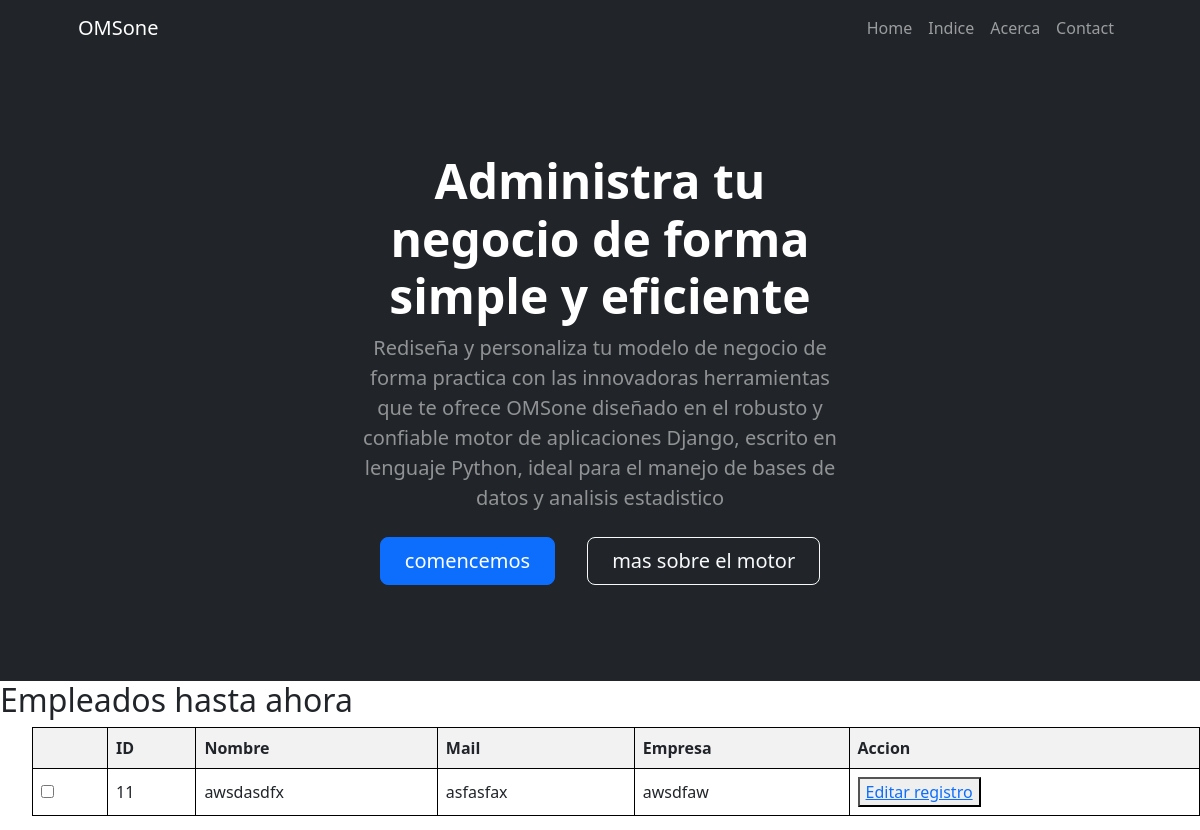
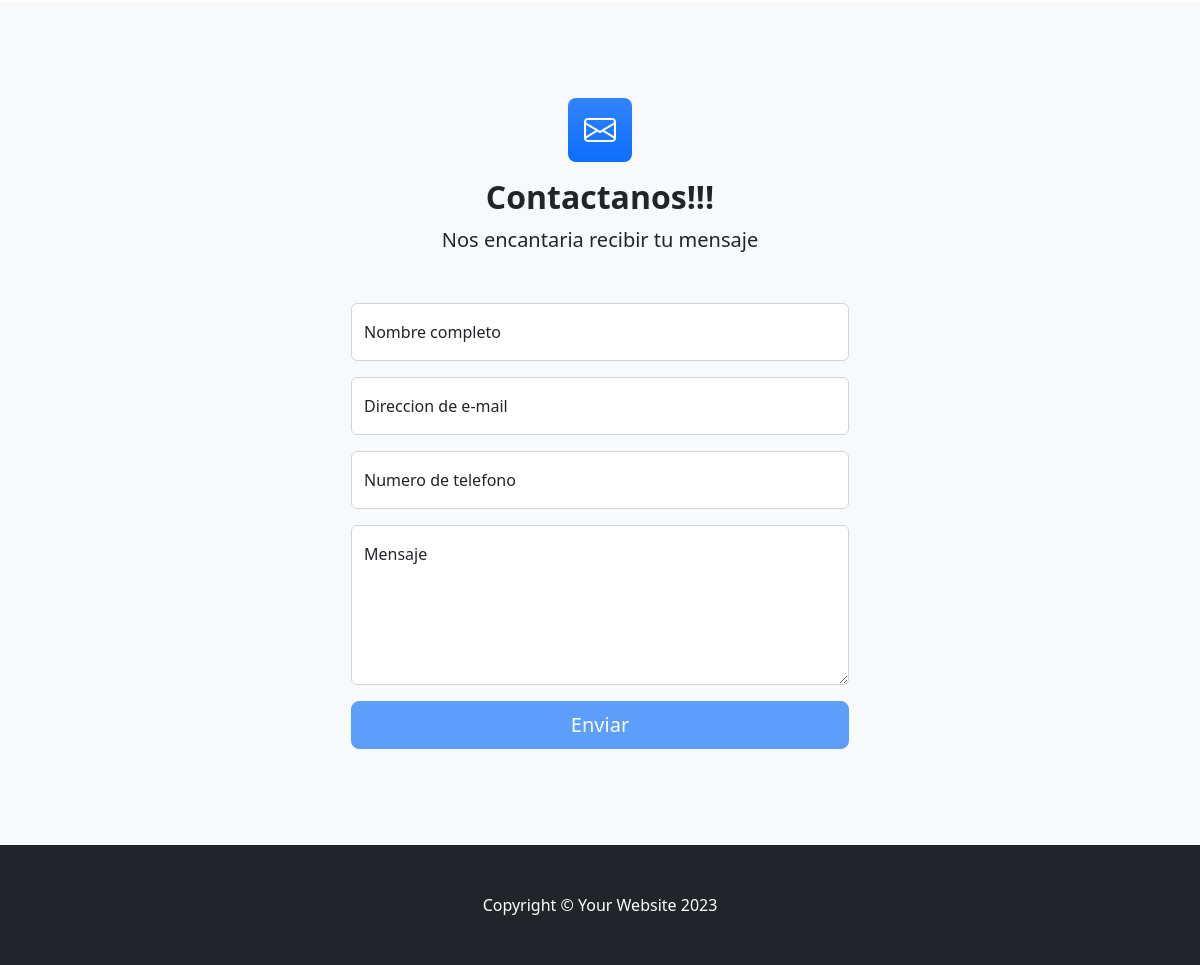
Screenshot of /companies/listemployees/ with the database file from the repository (2 pictures, top to bottom).
### appcompanies/models.py (models this page shows, shortened)
class Employee(models.Model):
    nombre = models.CharField(max_length=40)
    apellido = models.CharField(max_length=40)
    empresa = models.ForeignKey(Company, on_delete=models.CASCADE)
    class Meta():
        verbose_name = 'Empleado'
        verbose_name_plural = 'Empleados'

class Company(models.Model):
    nombre = models.CharField(max_length=100)
    rubro = models.CharField(max_length=20)
    mail = models.EmailField(null= True, blank= True)
    escliente = models.BooleanField(default=False)
    def __str__(self):
        return f'{self.nombre}'
    class Meta():
        verbose_name = 'Companies'
        verbose_name_plural = 'companies'

### appcompanies/views.py (the view)
# urls.py: path('listemployees/', EmployeeListView.as_view(), name='list_employees'),
class EmployeeListView(ListView):
    model = Employee
    template_name = "listemployees.html"
    context_object_name = "instances"

### appcompanies/templates/listemployees.html (shortened to what this page needs)
{% extends 'base.html' %}
{% block variable1 %}
    {% if instances %}
    {% block variable1com %}
        <h2>Empleados hasta ahora</h2>
    {% endblock variable1com %}
        <ul>
            <table>
                <thead>
                    <tr>
                        <th></th>
                        <th>ID</th>
                        <th>Nombre</th>
                        <th>Mail</th>
                        <th>Empresa</th>
                        <th>Accion</th>
                    </tr>
                </thead>
                <tbody>
                    {% block editvar1 %}
                    {% for instance in instances %}
                        <tr>
                            <td><input type="checkbox" name="selected_instances" value="{{ instance.id }}"></td>
                            <td>{{ instance.id }}</td>
                            <td>{{ instance.nombre }}</td>
                            <td>{{ instance.apellido }}</td>
                            <td>{{ instance.empresa }}</td>
                            <td>
                                <button>
                                    <a href="{% url 'update_employee' instance.id %}">Editar registro</a>
                                </button>
                            </td>
                        </tr>
                    {% endfor %}
                    {% endblock editvar1 %}
                </tbody>
            </table>
        </ul>
    {% else %}
        <p>No existen empleados cargados</p>
    {% endif %}
{% endblock variable1 %}

### appcompanies/templates/listemployees.html (style rules this page uses)
table { border-collapse: collapse; width: 100%; }
th, td { border: 1px solid black; padding: 8px; text-align: left; }
th { background-color: #f2f2f2; }

### rows the page displays
Employee: id "11", nombre "awsdasdfx", apellido "asfasfax", empresa "awsdfaw"
